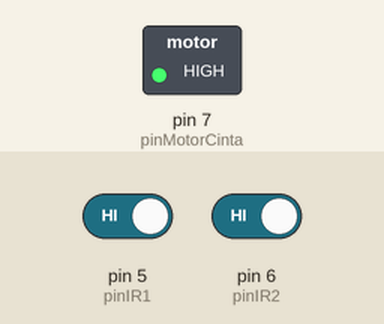
The sketch below on a simulated Arduino Uno, built with avr-gcc and run on an emulated ATmega328P. On the bench: switched loads named in the sketch (green lamp = pin HIGH). Inputs (shaded band) come from the test bench; at power-on: pin 5 (pinIR1) HIGH, pin 6 (pinIR2) HIGH. What the sketch prints to the serial monitor is not drawn.

Above: at 0.1 s.
Timing chart, 0 to 1.6 s (numbered marks = the images above):
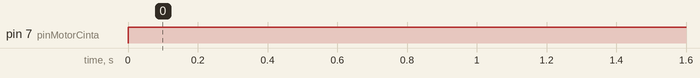

Measured:
- by itself, pin 7 (pinMotorCinta): LOW → HIGH at 0.00 s

The sketch:

PruebaInfrarrojosEnMovimiento.ino
```cpp
const int pinIR = 4, pinIR1 = 5, pinIR2 = 6, pinMotorCinta = 7;
const int deltaTime = 15;

void setup() {
  pinMode(pinIR, INPUT);
  pinMode(pinIR1, INPUT);
  pinMode(pinIR2, INPUT);
  pinMode(pinMotorCinta, OUTPUT);
  Serial.begin(9600);
}

void loop() {
  Serial.print(GetReadObjectiveCompartiment());
  digitalWrite(pinMotorCinta, HIGH);
  delay(deltaTime);
}

// Devuelve el compartimento objetivo según el lector de barras
int GetReadObjectiveCompartiment()
{
  bool firstBit = !digitalRead(pinIR1);
  bool secondBit = !digitalRead(pinIR2);

  // Convierte de binario a un número del 0 al 3
  return firstBit * 2 + secondBit;
}
```
